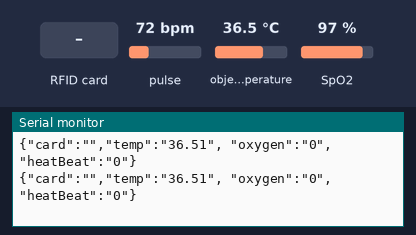
The sketch below on a simulated Arduino Uno, built with avr-gcc and run on an emulated ATmega328P. Shown: the last lines printed to the serial monitor. The test bench sets the inputs (shaded band); at power-on: pulse 72 bpm, object temperature 36.5 °C, SpO2 97 %.

Above: at 1.3 s.
1.4 s: RFID card 5E 7A 19 C4 held to the reader
2.9 s: pulse set to 42 bpm
At 3.18 s:
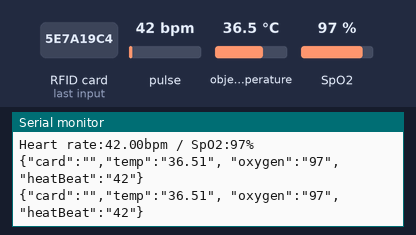
4.4 s: object temperature set to 20 °C
At 5.08 s:
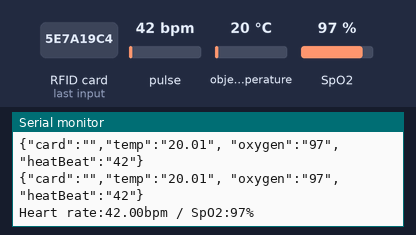
5.9 s: SpO2 set to 80 %
At 5.94 s:
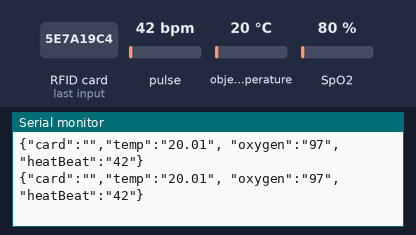
Timing chart, 0 to 8.4 s (numbered marks = the images above; inputs shaded):
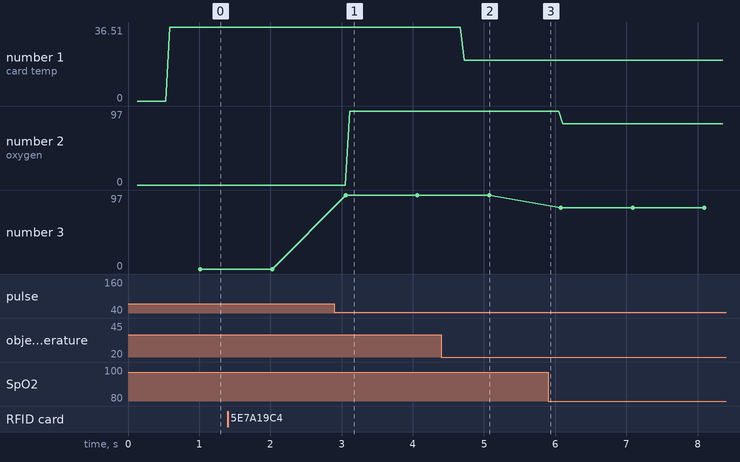

Measured:
- after the input at 2.9 s, the serial monitor: prints a new line after 0.16 s (image 1)
- after the input at 4.4 s, the serial monitor: prints a new line after 0.33 s (image 2)
- plotted number 1: 36.51 → 20.01 after the input at 4.4 s
- plotted number 2: 97 → 80 after the input at 5.9 s
- plotted number 3: 97 → 80 after the input at 5.9 s

The sketch:

healthMonitoring.ino
```cpp
#include <SoftwareSerial.h>
SoftwareSerial esp(2, 3);  // the pins for arduino communication to esp RX and TX respectively
// libraries for the RFID
#include <SPI.h>
#include <MFRC522.h>
//max 30100 libraries
#include <Wire.h>
#include "MAX30100_PulseOximeter.h"
//mlx body temp library
#include <Adafruit_MLX90614.h>
// mlx globals
Adafruit_MLX90614 mlx = Adafruit_MLX90614();
// max30100 globals
#define REPORTING_PERIOD_MS 1000
float bodyTemp = 0;
unsigned int lastMillisUpdate = 0;
unsigned int lastDataSent = 0;
int oxygen = 0;
int heartBeat = 0;
PulseOximeter pox;
uint32_t tsLastReport = 0;
// Callback (registered below) fired when a pulse is detected
void onBeatDetected() {
  Serial.println("Beat!");
}

//Globals for the RFID reader
#define SS_PIN 10
#define RST_PIN 9
MFRC522 rfid(SS_PIN, RST_PIN);  // Instance of the class
MFRC522::MIFARE_Key key;
// Init array that will store new NUID
byte nuidPICC[4];
int LastTagInterval = 1000;
unsigned int lastTagTime = 0;
String cardId = "";


void MAX30100SetUp() {
  Serial.print("Initializing pulse oximeter..");
  if (!pox.begin()) {
    Serial.println("FAILED");
    for (;;)
      ;
  } else {
    Serial.println("SUCCESS");
  }

  // The default current for the IR LED is 50mA and it could be changed
  //   by uncommenting the following line. Check MAX30100_Registers.h for all the
  //   available options.
  pox.setIRLedCurrent(MAX30100_LED_CURR_7_6MA);
  // Register a callback for the beat detection
  pox.setOnBeatDetectedCallback(onBeatDetected);
}

// function to set up the rfid reader
void RFID_setUP() {
  SPI.begin();      // Init SPI bus
  rfid.PCD_Init();  // Init MFRC522
  for (byte i = 0; i < 6; i++) {
    key.keyByte[i] = 0xFF;
  }

  Serial.println(F("This code scan the MIFARE Classsic NUID."));
  Serial.print(F("Using the following key:"));
  printHex(key.keyByte, MFRC522::MF_KEY_SIZE);
}
void MLX_SetUp() {
  while (!Serial)
    ;
  Serial.println("Adafruit MLX90614 test");
  if (!mlx.begin()) {
    Serial.println("Error connecting to MLX sensor. Check wiring.");
    while (1)
      ;
  };
  Serial.print("Emissivity = ");
  Serial.println(mlx.readEmissivity());
  Serial.println("================================================");
}


void setup() {
  Serial.begin(115200);
  esp.begin(115200);
  RFID_setUP();
  MAX30100SetUp();
  MLX_SetUp();
}
void loop() {
  HeartOxygen();
  MLX_Data();
  RFID_Read();

  if (millis() - lastDataSent >= 50) {
    sendDataEsp8266();
    lastDataSent = millis();
  }
}
void sendDataEsp8266() {

  String dataToSend = "";
  dataToSend += "{\"card\":\"";
  dataToSend += cardId + "\",\"temp\":\"" + bodyTemp + "\", \"oxygen\":\"" + oxygen + "\",\"heatBeat\":\"" + heartBeat + "\"}";
  Serial.println(dataToSend);
  esp.println(dataToSend);  //print the data to esp in a JSON format so that we can deserialize the data in the esp
}

void MLX_Data() {
  if (millis() - lastMillisUpdate >= 500) {
    bodyTemp = mlx.readObjectTempC();
    lastMillisUpdate = millis();
  }
}


void HeartOxygen() {
  // Make sure to call update as fast as possible
  pox.update();
  // Asynchronously dump heart rate and oxidation levels to the serial
  // For both, a value of 0 means "invalid"
  if (millis() - tsLastReport > REPORTING_PERIOD_MS) {
    Serial.print("Heart rate:");
    Serial.print(pox.getHeartRate());
    heartBeat = pox.getHeartRate();
    Serial.print("bpm / SpO2:");
    Serial.print(pox.getSpO2());
    oxygen = pox.getSpO2();
    Serial.println("%");
    tsLastReport = millis();
  }
}

void RFID_Read() {
  cardId = "";
  // the function to reinitialize the lastread array when the time excedds the defined time
  if (millis() - lastTagTime >= LastTagInterval) {
    // re initialize  nuidPICC array
    for (byte i = 0; i < 4; i++) {
      nuidPICC[i] = "";
    }
  }

  // Reset the loop if no new card present on the sensor/reader. This saves the entire process when idle.
  if (!rfid.PICC_IsNewCardPresent())
    return;

  // Verify if the NUID has been readed
  if (!rfid.PICC_ReadCardSerial())
    return;

  MFRC522::PICC_Type piccType = rfid.PICC_GetType(rfid.uid.sak);


  // Check is the PICC of Classic MIFARE type
  if (piccType != MFRC522::PICC_TYPE_MIFARE_MINI && piccType != MFRC522::PICC_TYPE_MIFARE_1K && piccType != MFRC522::PICC_TYPE_MIFARE_4K) {

    return;
  }

  if (rfid.uid.uidByte[0] != nuidPICC[0] || rfid.uid.uidByte[1] != nuidPICC[1] || rfid.uid.uidByte[2] != nuidPICC[2] || rfid.uid.uidByte[3] != nuidPICC[3]) {


    // Store NUID into nuidPICC array
    for (byte i = 0; i < 4; i++) {
      nuidPICC[i] = rfid.uid.uidByte[i];
    }


    printHex(rfid.uid.uidByte, rfid.uid.size);

  } else {
    Serial.println(F("Card read previously."));
  }

  // Halt PICC
  rfid.PICC_HaltA();
  // Stop encryption on PCD
  rfid.PCD_StopCrypto1();
}


void printHex(byte *buffer, byte bufferSize) {

  for (byte i = 0; i < bufferSize; i++) {

    cardId += String(buffer[i], HEX);
    sendDataEsp8266();
  }
}
```
